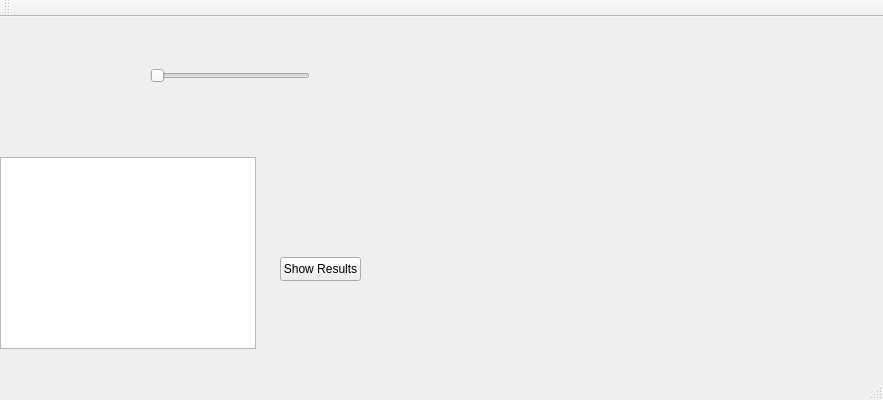
<?xml version="1.0" encoding="UTF-8"?>
<ui version="4.0">
 <class>choosenpriceguiClass</class>
 <widget class="QMainWindow" name="choosenpriceguiClass">
  <property name="geometry">
   <rect>
    <x>0</x>
    <y>0</y>
    <width>883</width>
    <height>400</height>
   </rect>
  </property>
  <property name="windowTitle">
   <string>choosenpricegui</string>
  </property>
  <widget class="QWidget" name="centralWidget">
   <widget class="QPushButton" name="resultsbutton">
    <property name="geometry">
     <rect>
      <x>280</x>
      <y>240</y>
      <width>81</width>
      <height>24</height>
     </rect>
    </property>
    <property name="text">
     <string>Show Results</string>
    </property>
   </widget>
   <widget class="QLabel" name="current">
    <property name="geometry">
     <rect>
      <x>290</x>
      <y>80</y>
      <width>141</width>
      <height>41</height>
     </rect>
    </property>
    <property name="text">
     <string/>
    </property>
   </widget>
   <widget class="QSlider" name="selectprice">
    <property name="geometry">
     <rect>
      <x>150</x>
      <y>50</y>
      <width>160</width>
      <height>18</height>
     </rect>
    </property>
    <property name="orientation">
     <enum>Qt::Horizontal</enum>
    </property>
   </widget>
   <widget class="QListWidget" name="listWidget">
    <property name="geometry">
     <rect>
      <x>0</x>
      <y>140</y>
      <width>256</width>
      <height>192</height>
     </rect>
    </property>
   </widget>
  </widget>
  <widget class="QMenuBar" name="menuBar">
   <property name="geometry">
    <rect>
     <x>0</x>
     <y>0</y>
     <width>883</width>
     <height>22</height>
    </rect>
   </property>
  </widget>
  <widget class="QToolBar" name="mainToolBar">
   <attribute name="toolBarArea">
    <enum>TopToolBarArea</enum>
   </attribute>
   <attribute name="toolBarBreak">
    <bool>false</bool>
   </attribute>
  </widget>
  <widget class="QStatusBar" name="statusBar"/>
 </widget>
 <layoutdefault spacing="6" margin="11"/>
 <resources/>
 <connections/>
</ui>
